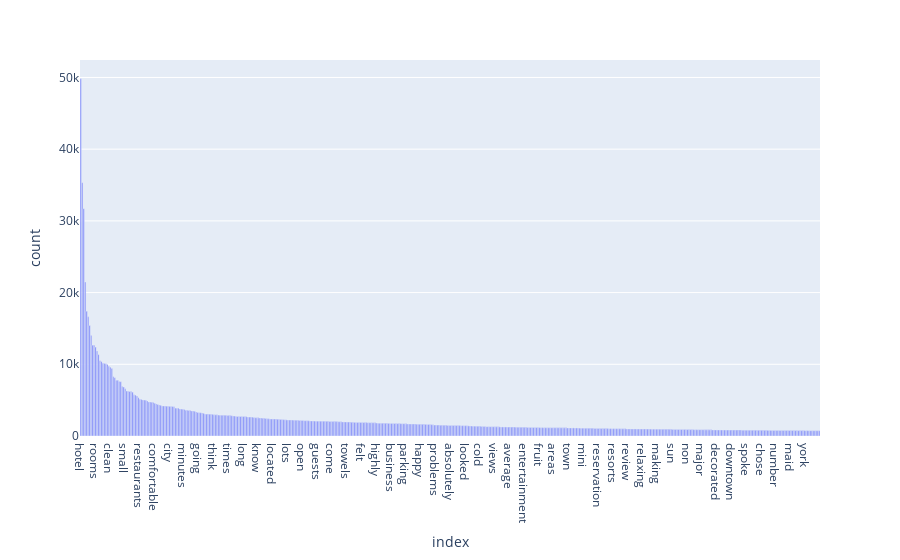

Here is the notebook cell this chart was saved with:
### Code cell
import plotly.express as px

# Cantidad de tokens en todo el corpus
most_importants = get_top_n_words(df.Review, n=500)
print(most_importants.head(10))
px.bar(most_importants, x=most_importants.index, y='count')

### Figure 1 — Plotly figure (JSON) as saved in the notebook; plotly's stock layout.template omitted (floating-point values rounded to 4 significant figures; data arrays with more than 128 entries replaced by an {"elided": "..."} marker saying what was removed)
{"data": [{"alignmentgroup": "True", "hovertemplate": "index=%{x}<br>count=%{y}<extra></extra>", "legendgroup": "", "marker": {"color": "#636efa", "pattern": {"shape": ""}}, "name": "", "offsetgroup": "", "orientation": "v", "showlegend": false, "textposition": "auto", "type": "bar", "x": {"elided": "500 str values"}, "xaxis": "x", "y": {"elided": "500 int values"}, "yaxis": "y"}], "layout": {"barmode": "relative", "legend": {"tracegroupgap": 0}, "margin": {"t": 60}, "xaxis": {"anchor": "y", "domain": [0, 1], "title": {"text": "index"}}, "yaxis": {"anchor": "x", "domain": [0, 1], "title": {"text": "count"}}}}
